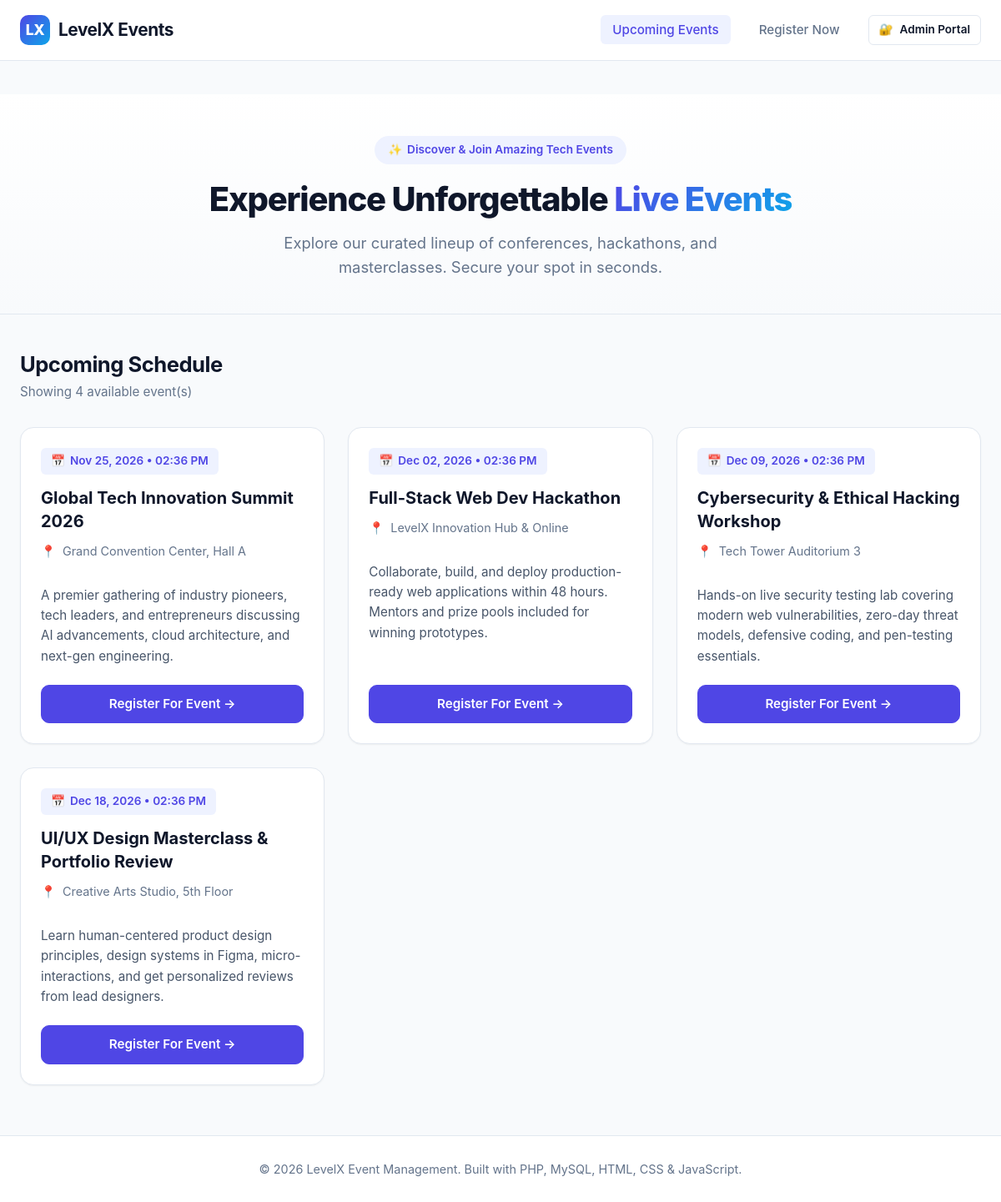
The page / on the database its author committed.
### tables this page shows
CREATE TABLE IF NOT EXISTS `events` (
    `id` INT AUTO_INCREMENT PRIMARY KEY,
    `title` VARCHAR(150) NOT NULL,
    `description` TEXT NOT NULL,
    `event_date` DATETIME NOT NULL,
    `location` VARCHAR(150) NOT NULL,
    `created_at` TIMESTAMP DEFAULT CURRENT_TIMESTAMP
);

### index.php (the view, shortened to what this page needs)
<?php
$pdo = getActiveDB();
$activePage = 'home';
$basePath = '';
try {
    $stmt = $pdo->query("SELECT id, title, description, event_date, location FROM events ORDER BY event_date ASC");
    $events = $stmt->fetchAll();
} catch (PDOException $e) {
    $events = [];
    $dbError = $e->getMessage();
}
require_once __DIR__ . '/includes/header.php';
?>
<section class="hero-section">
    <div class="container">
        <div class="hero-pill">
            <span>✨</span> Discover & Join Amazing Tech Events
        </div>
        <h1 class="hero-title">Experience Unforgettable <span>Live Events</span></h1>
        <p class="hero-subtitle">
            Explore our curated lineup of conferences, hackathons, and masterclasses. Secure your spot in seconds.
        </p>
    </div>
</section>
<div class="container" style="padding-top: 40px;">
    <div class="section-header">
        <div>
            <h2 class="section-title">Upcoming Schedule</h2>
            <p style="color: var(--text-muted); font-size: 0.95rem;">Showing <?= count($events) ?> available event(s)</p>
        </div>
    </div>
    <?php if (empty($events)): ?>
        <div class="form-card" style="text-align: center; padding: 50px 20px;">
            <div style="font-size: 40px; margin-bottom: 12px;">📅</div>
            <h3>No Events Found</h3>
            <p style="color: var(--text-muted); margin: 10px 0 20px 0;">
                There are currently no upcoming events registered in the database.
            </p>
            <a href="setup.php" class="btn btn-primary">Run Database Installer &rarr;</a>
        </div>
    <?php else: ?>
        <div class="events-grid">
            <?php foreach ($events as $event): ?>
                <?php
                    $eventTimestamp = strtotime($event['event_date']);
                    $formattedDate = date('M d, Y', $eventTimestamp);
                    $formattedTime = date('h:i A', $eventTimestamp);
                ?>
                <article class="event-card">
                    <div class="event-card-header">
                        <div class="event-date-badge">
                            <span>📅</span>
                            <span><?= htmlspecialchars($formattedDate) ?> &bull; <?= htmlspecialchars($formattedTime) ?></span>
                        </div>
                        <h3 class="event-title"><?= htmlspecialchars($event['title']) ?></h3>
                        <div class="event-location">
                            <span>📍</span>
                            <span><?= htmlspecialchars($event['location']) ?></span>
                        </div>
                    </div>
                    <div class="event-card-body">
                        <p class="event-description">
                            <?= nl2br(htmlspecialchars($event['description'])) ?>
                        </p>
                        <a href="register.php?event_id=<?= (int)$event['id'] ?>" class="btn btn-primary btn-block">
                            Register For Event &rarr;
                        </a>
                    </div>
                </article>
            <?php endforeach; ?>
        </div>
    <?php endif; ?>
</div>
<?php require_once __DIR__ . '/includes/footer.php'; ?>

### includes/header.php (shortened to what this page needs)
<?php
$activePage = $activePage ?? '';
$basePath = $basePath ?? '';
?>
<!DOCTYPE html>
<html lang="en">
<head>
    <link rel="stylesheet" href="<?= $basePath ?>assets/css/style.css">
</head>
<body>
    <header class="site-header">
        <div class="container">
            <nav class="navbar">
                <a href="<?= $basePath ?>index.php" class="brand-logo">
                    <div class="brand-icon">LX</div>
                    <span>LevelX Events</span>
                </a>
                <ul class="nav-links">
                    <li>
                        <a href="<?= $basePath ?>index.php" class="nav-link <?= ($activePage === 'home') ? 'active' : '' ?>">
                            Upcoming Events
                        </a>
                    </li>
                    <li>
                        <a href="<?= $basePath ?>register.php" class="nav-link <?= ($activePage === 'register') ? 'active' : '' ?>">
                            Register Now
                        </a>
                    </li>
                    <li>
                        <a href="<?= $basePath ?>admin/index.php" class="btn btn-secondary btn-sm">
                            <span>🔐</span> Admin Portal
                        </a>
                    </li>
                </ul>
            </nav>
        </div>
    </header>
    <main class="main-content">

### includes/footer.php (shortened to what this page needs)
    </main>
    <footer class="site-footer">
        <div class="container">
            <p>&copy; <?= date('Y') ?> LevelX Event Management. Built with PHP, MySQL, HTML, CSS & JavaScript.</p>
        </div>
    </footer>
</body>
</html>

### rows shown on the page
events: event_date "Nov 25, 2026", event_date "02:36 PM", title "Global Tech Innovation Summit 2026", location "Grand Convention Center, Hall A", description "A premier gathering of industry pioneers, tech leaders, and entrepreneurs discussing AI advancements, cloud architecture, and next-gen engineering."
events: event_date "Dec 02, 2026", event_date "02:36 PM", title "Full-Stack Web Dev Hackathon", location "LevelX Innovation Hub & Online", description "Collaborate, build, and deploy production-ready web applications within 48 hours. Mentors and prize pools included for winning prototypes."
events: event_date "Dec 09, 2026", event_date "02:36 PM", title "Cybersecurity & Ethical Hacking Workshop", location "Tech Tower Auditorium 3", description "Hands-on live security testing lab covering modern web vulnerabilities, zero-day threat models, defensive coding, and pen-testing essentials."
events: event_date "Dec 18, 2026", event_date "02:36 PM", title "UI/UX Design Masterclass & Portfolio Review", location "Creative Arts Studio, 5th Floor", description "Learn human-centered product design principles, design systems in Figma, micro-interactions, and get personalized reviews from lead designers."

### other values the page prints
count($events) "4"
